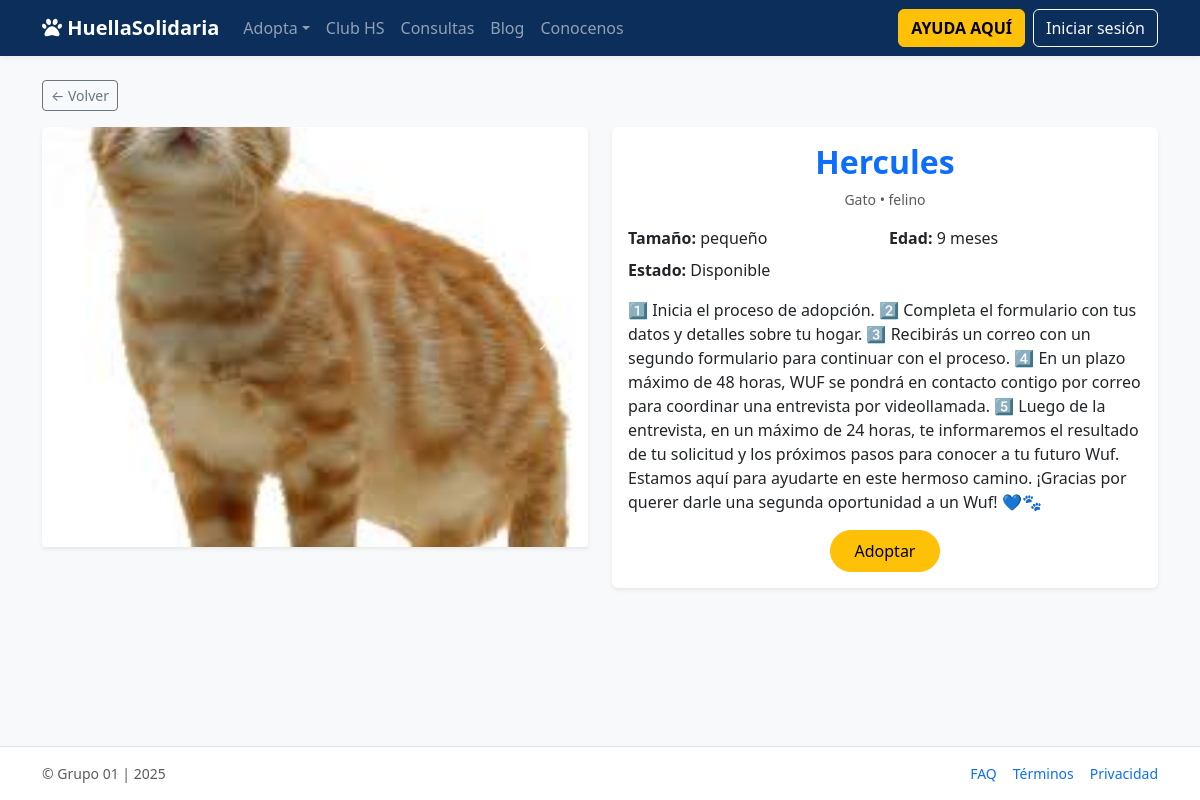
The app's page /adopta/3/ with its own data.
### apps/adopciones/models.py (models this page shows, shortened)
class MascotaImagen(models.Model):
    mascota = models.ForeignKey(Mascota, on_delete=models.CASCADE, related_name="imagenes")
    imagen_url = models.ImageField(upload_to="mascotas/")
    activo = models.BooleanField(default=True)
    creado_en = models.DateTimeField(auto_now_add=True)
    actualizado_en = models.DateTimeField(auto_now=True)

class Mascota(models.Model):
    nombre = models.CharField(max_length=120)
    tipo = models.ForeignKey(TipoMascota, on_delete=models.PROTECT)
    raza = models.ForeignKey(Raza, null=True, blank=True, on_delete=models.SET_NULL)
    edad_aprox = models.CharField(max_length=50, blank=True)
    tamano = models.CharField(max_length=50, blank=True)
    descripcion = models.TextField(blank=True)
    foto_url = models.ImageField(upload_to="mascotas/", blank=True, null=True)
    estado = models.ForeignKey(EstadoMascota, on_delete=models.PROTECT)
    activo = models.BooleanField(default=True)
    creado_en = models.DateTimeField(auto_now_add=True)
    actualizado_en = models.DateTimeField(auto_now=True)
    objects = ActivoQuerySet.as_manager()

class TipoMascota(models.Model):
    nombre = models.CharField(max_length=30, unique=True)
    activo = models.BooleanField(default=True)
    creado_en = models.DateTimeField(auto_now_add=True)
    actualizado_en = models.DateTimeField(auto_now=True)
    objects = ActivoQuerySet.as_manager()

class Raza(models.Model):
    tipo = models.ForeignKey(TipoMascota, on_delete=models.CASCADE, related_name="razas")
    nombre = models.CharField(max_length=60)
    activo = models.BooleanField(default=True)
    creado_en = models.DateTimeField(auto_now_add=True)
    actualizado_en = models.DateTimeField(auto_now=True)
    objects = ActivoQuerySet.as_manager()
    class Meta: unique_together = ("tipo","nombre")

class EstadoMascota(models.Model):
    nombre = models.CharField(max_length=30, unique=True)
    activo = models.BooleanField(default=True)
    creado_en = models.DateTimeField(auto_now_add=True)
    actualizado_en = models.DateTimeField(auto_now=True)
    objects = ActivoQuerySet.as_manager()

### apps/adopciones/views.py (the view)
# urls.py: path("<int:pk>/", views.detalle, name="adopta_detalle"),
def detalle(request, pk):
    mascota = get_object_or_404(Mascota, pk=pk, activo=True)
    return render(request, "adopciones/detalle.html", {"mascota": mascota})

### templates/adopciones/detalle.html (shortened to what this page needs)
{% extends "layout/base.html" %}
{% block content %}
<a href="{% url 'adopta_listado' %}" class="btn btn-outline-secondary btn-sm mb-3">← Volver</a>
<div class="row g-4 align-items-start">
  <div class="col-12 col-lg-6">
    {% if mascota.imagenes.all %}
    <div id="carouselMascota" class="carousel slide shadow-sm" data-bs-ride="carousel">
      <div class="carousel-inner rounded overflow-hidden">
        {% for foto in mascota.imagenes.all %}
        <div class="carousel-item {% if forloop.first %}active{% endif %}">
          <img src="{{ foto.imagen_url.url }}"
               class="d-block w-100"
               alt="Imagen de {{ mascota.nombre }}"
               style="object-fit:cover; height:420px;">
        </div>
        {% endfor %}
      </div>
      <button class="carousel-control-prev" type="button" data-bs-target="#carouselMascota" data-bs-slide="prev">
        <span class="carousel-control-prev-icon"></span>
      </button>
      <button class="carousel-control-next" type="button" data-bs-target="#carouselMascota" data-bs-slide="next">
        <span class="carousel-control-next-icon"></span>
      </button>
    </div>
    {% else %}
      <div class="card p-4 text-center shadow-sm h-100 d-flex align-items-center justify-content-center">
        <p class="text-muted mb-0">Sin imágenes adicionales</p>
      </div>
    {% endif %}
  </div>
  <div class="col-12 col-lg-6">
    <div class="card border-0 shadow-sm h-100">
      <div class="card-body">
        <h2 class="fw-bold mb-2 text-primary text-center">{{ mascota.nombre }}</h2>
        <div class="text-center small text-muted mb-3">
          {{ mascota.tipo.nombre }}{% if mascota.raza %} • {{ mascota.raza.nombre }}{% endif %}
        </div>
        <div class="row text-start g-2 mb-3">
          {% if mascota.tamano %}
          <div class="col-6"><strong>Tamaño:</strong> {{ mascota.tamano }}</div>
          {% endif %}
          {% if mascota.edad_aprox %}
          <div class="col-6"><strong>Edad:</strong> {{ mascota.edad_aprox }}</div>
          {% endif %}
          {% if mascota.estado %}
          <div class="col-6"><strong>Estado:</strong> {{ mascota.estado.nombre }}</div>
          {% endif %}
        </div>
        {% if mascota.descripcion %}
        <p class="text-start mb-3" style="text-align: justify;">{{ mascota.descripcion }}</p>
        {% endif %}
        <div class="text-center mt-3">
          {% if mascota.estado and mascota.estado.nombre|lower != 'disponible' %}
            <button class="btn btn-secondary rounded-pill px-4 py-2" disabled>No disponible</button>
          {% else %}
            <a href="{% url 'adopta_postular' mascota.pk %}" class="btn btn-warning rounded-pill px-4 py-2">Adoptar</a>
          {% endif %}
        </div>
      </div>
    </div>
  </div>
</div>
{% endblock %}

### static/css/site.css (style rules this page uses)
:root { --azul: #0b2e5a; --amarillo: #ffcc33; }
body { background-color: #f7f9fb; }
h2 { color: #0b2e5a; font-weight: 700; }

### templates/layout/base.html (style rules this page uses)
html, body { height: 100%; }

### records on screen
MascotaImagen: imagen_url (picture)
Mascota: nombre "Hercules", tipo.nombre "Gato", raza.nombre "felino", tamano "pequeño", edad_aprox "9 meses", estado.nombre "Disponible", descripcion "1️⃣ Inicia el proceso de adopción. 2️⃣ Completa el formulario con tus datos y detalles sobre tu hogar. 3️⃣ Recibirás un correo con un segundo formulario para continuar con el proceso. 4️⃣ En un plazo máximo de 48 horas, WUF se pondrá en contacto contigo por correo para coordinar una entrevista por videollamada. 5️⃣ Luego de la entrevista, en un máximo de 24 horas, te informaremos el resultado de tu solicitud y los próximos pasos para conocer a tu futuro Wuf. Estamos aquí para ayudarte en este hermoso camino. ¡Gracias por querer darle una segunda oportunidad a un Wuf! 💙🐾"
